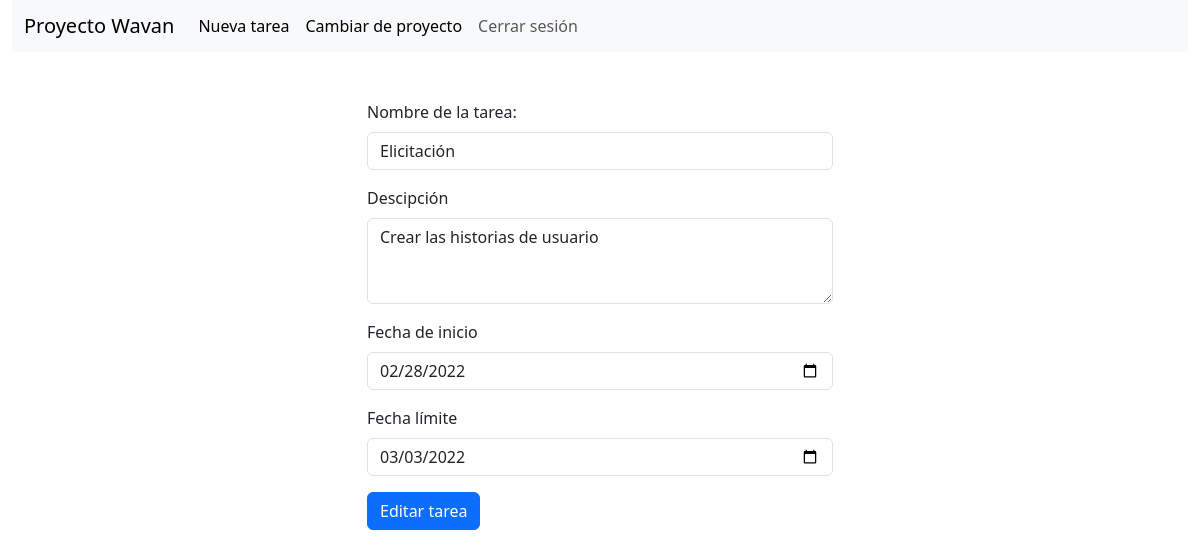
Page /proyectos/6/tareas/10/editar (signed in) on the committed database.
### proyectos/models.py (models this page shows, shortened)
class Proyecto(models.Model):
    nombre_proyecto = models.CharField(max_length=100)
    usuarios = models.ManyToManyField(User, through='ProyectoUsuario')

### diagrama_gantt/models.py (models this page shows, shortened)
class Tarea(models.Model):
    proyecto = models.ForeignKey(Proyecto, on_delete=models.CASCADE)
    nombre_tarea = models.CharField(max_length=100)
    descripcion = models.CharField(max_length=500, blank=True, null=True)
    fecha_inicial = models.DateField()
    fecha_limite = models.DateField()
    esta_completado = models.BooleanField()

### tareas/views.py (the view)
# urls.py: path('<int:id_tarea>/editar', views.editar_tarea, name='editarTarea'),
@login_required(login_url='login')
def editar_tarea(request, id_proyecto, id_tarea):
    if not acceso_proyecto_guard(request, id_proyecto):
        return redirect('verProyectos')
    proyecto = Proyecto.objects.get(id=id_proyecto)
    tarea = Tarea.objects.get(id=id_tarea)
    if not request.user.has_perm('diagrama_gantt.change_tarea'):
        return redirect('gantt', id_proyecto)
    if request.method == 'POST':
        formulario = IngresoTarea(request.POST)
        if formulario.is_valid():
            nombre_tarea = formulario.cleaned_data['nombre_tarea']
            descripcion = formulario.cleaned_data['descripcion']
            fecha_inicial = formulario.cleaned_data['fecha_inicial']
            fecha_limite = formulario.cleaned_data['fecha_limite']
            tarea.nombre_tarea = nombre_tarea
            tarea.descripcion = descripcion
            tarea.fecha_inicial = fecha_inicial
            tarea.fecha_limite = fecha_limite
            tarea.save()
            return redirect('gantt', proyecto.id)
    else:
        if tarea_contenida_en_proyecto_guard(id_proyecto, tarea):
            valores_iniciales = model_to_dict(tarea)
            valores_iniciales['fecha_inicial'] = str(valores_iniciales['fecha_inicial'])
            valores_iniciales['fecha_limite'] = str(valores_iniciales['fecha_limite'])
            formulario = IngresoTarea(initial=valores_iniciales)
            data = {
                'form': formulario,
                'proyecto': proyecto,
                'tarea': tarea,
                'editable': True,
            }
            return render(request, 'crear_tarea.html', data)
        else:
            raise Http404(f"Tarea no encontrada en el proyecto {proyecto.nombre_proyecto}")

### ProyectoVerificacion/views.py (called while the page is built)
@login_required(login_url='login')
def acceso_proyecto_guard(request, id_proyecto):
    usuario = request.user
    proyecto = Proyecto.objects.get(id=id_proyecto)
    return proyecto in ProyectoUsuario.obtener_proyectos(usuario)

### proyectos/models.py (called while the page is built)
    def obtener_proyectos(usuario):
        return list(usuario.proyecto_set.all())

### tareas/views.py (called while the page is built)
def tarea_contenida_en_proyecto_guard(id_proyecto, tarea):
    return id_proyecto == tarea.proyecto_id

### tareas/templates/crear_tarea.html (shortened to what this page needs)
{% load bootstrap5 %}
{% load widget_tweaks %}
<!DOCTYPE html>
<html lang="es">
<head>
    {% bootstrap_css %}
    {% load static %}
    <link rel="stylesheet" href="{% static 'styles_tareas.css' %}">
</head>
<body class="container-fluid">
<nav class="navbar navbar-expand-lg navbar-light bg-light">
    <div class="container-fluid">
        <a class="navbar-brand" href={% url 'gantt' proyecto.id %}>{{ proyecto.nombre_proyecto }}</a>
        <div class="collapse navbar-collapse" id="navbarSupportedContent">
            <ul class="navbar-nav me-auto mb-2 mb-lg-0">
                <li>
                    {% if editable %}
                        <a class="nav-link active" aria-current="page" href={% url 'crearTarea' proyecto.id %}>Nueva tarea</a>
                    {% else %}
                        <a class="nav-link active selected" aria-current="page" href="#">Nueva tarea</a>
                    {% endif %}
                </li>
                <li class="nav-item">
                    <a class="nav-link active" aria-current="page" href={% url 'verProyectos' %}>Cambiar de proyecto</a>
                </li>
                <li class="nav-item">
                    <a class="nav-link" href="{% url 'cerrar_sesion' %}">Cerrar sesión</a>
                </li>
            </ul>
        </div>
    </div>
</nav>
<section class="container-fluid">
    <div class="d-flex row justify-content-center px-0 mx-0">
    {% if editable %}
        <form action={% url 'editarTarea' proyecto.id tarea.id %} method="POST" class="col-5 mt-5">
    {% else %}
        <form action={% url 'crearTarea' proyecto.id %} method="POST" class="col-5 mt-5">
    {% endif %}
            <div class="mb-3">
                <label for="{{ form.nombre_tarea.id_for_label }}"
                class="form-label">
                    {{ form.nombre_tarea.label }}
                </label>
            {{ form.nombre_tarea }}
            </div>
            <div class="mb-3">
                <label for="{{ form.descripcion.id_for_label }}"
                class="form-label">
                    {{ form.descripcion.label }}
                </label>
            {{ form.descripcion }}
            </div>
            <div class="mb-3">
                <label for="{{ form.fecha_inicial.id_for_label }}"
                class="form-label">
                    {{ form.fecha_inicial.label }}
                </label>
                {% if editable %}
                    {{ form.fecha_inicial }}
                {% else %}
                    {{ form.fecha_inicial | attr:hoy }}
                {% endif %}
            </div>
            <div class="mb-3">
                <label for="{{ form.fecha_limite.id_for_label }}"
                class="form-label">
                    {{ form.fecha_limite.label }}
                </label>
                {% if editable %}
                    {{ form.fecha_limite }}
                {% else %}
                    {{ form.fecha_limite | attr:manana }}
                {% endif %}
            </div>
            {% if editable %}
                <input class="btn btn-primary" type="submit" value="Editar tarea">
            {% else %}
                <input class="btn btn-primary" type="submit" value="Crear tarea">
            {% endif %}
        </form>
    </div>
</section>
</body>
</html>

### tareas/static/styles_tareas.css (style rules this page uses)
nav { height: 6.5vh; }
section { overflow: auto; height: 93.5vh; padding: 0 !important; }

### rows in the picture
Proyecto: nombre_proyecto "Proyecto Wavan"
Tarea: nombre_tarea "Elicitación", descripcion "Crear las historias de usuario", fecha_inicial "02/28/2022", fecha_limite "03/03/2022"
